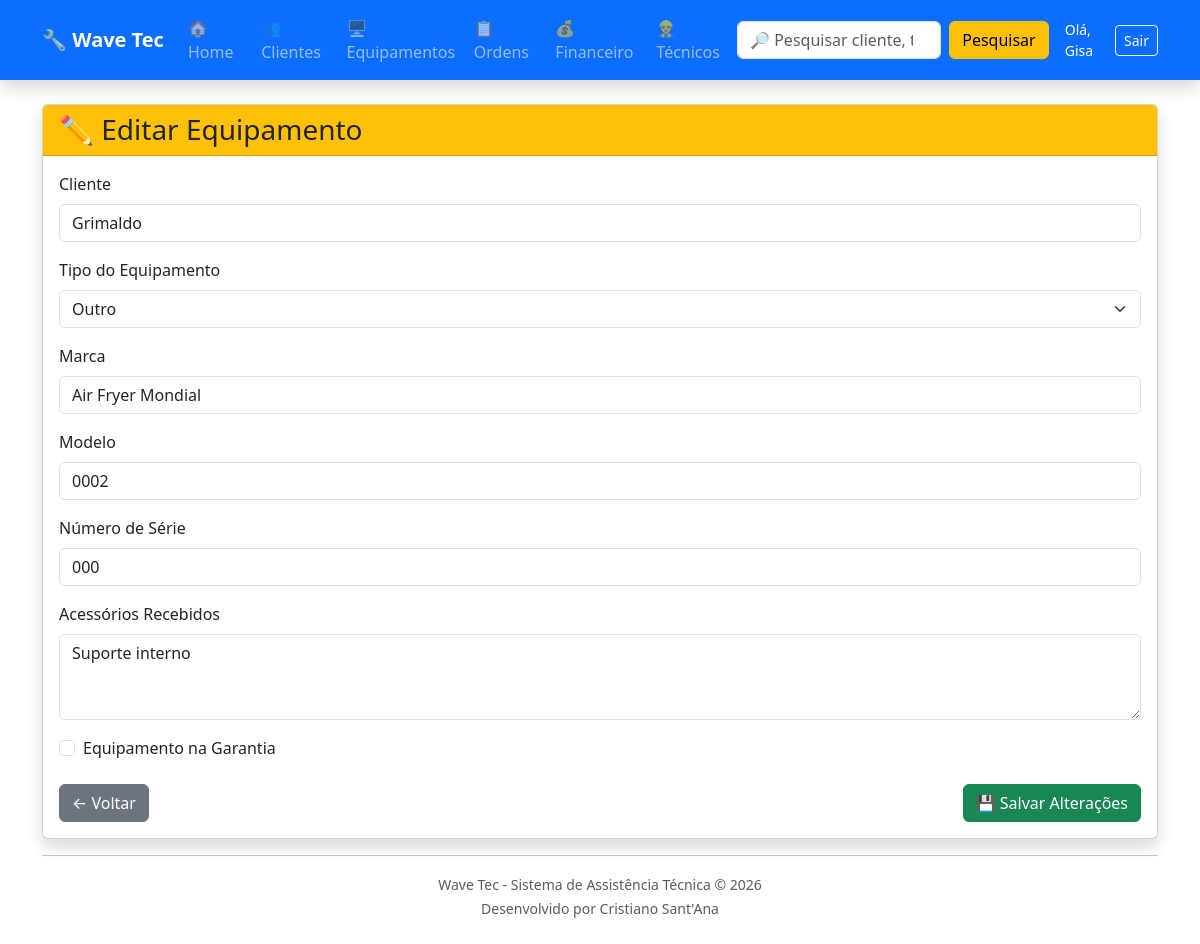
Screenshot of /equipamentos/editar/26/ (signed in) with the database file from the repository.
### equipamentos/models.py (models this page shows, shortened)
class Equipamento(models.Model):
    TIPOS = [
        ("TV", "Televisão"),
        ("NOTE", "Notebook"),
        ("PC", "Computador"),
        ("CEL", "Celular"),
        ("SOM", "Som"),
        ("MICRO", "Micro-ondas"),
        ("OUTRO", "Outro"),
    ]
    cliente = models.ForeignKey(
        Cliente,
        on_delete=models.CASCADE
    )
    tipo = models.CharField(
        max_length=20,
        choices=TIPOS
    )
    marca = models.CharField(
        max_length=50
    )
    modelo = models.CharField(
        max_length=50
    )
    numero_serie = models.CharField(
        max_length=100,
        blank=True
    )
    acessorios = models.TextField(
        blank=True
    )
    garantia = models.BooleanField(
        default=False
    )
    data_entrada = models.DateField(
        auto_now_add=True
    )
    status = models.CharField(
        max_length=30,
        default="Em análise"
    )

### clientes/models.py (models this page shows, shortened)
class Cliente(models.Model):
    nome = models.CharField(max_length=100)
    telefone = models.CharField(max_length=20)
    endereco = models.CharField(max_length=200)

### equipamentos/views.py (the view, shortened to what this page needs)
@login_required
@admin_required
def editar_equipamento(request, equipamento_id):
    equipamento = get_object_or_404(
        Equipamento,
        id=equipamento_id
    )
    return render(
        request,
        "equipamentos/editar_equipamento.html",
        {
            "equipamento": equipamento
        }
    )

### equipamentos/templates/equipamentos/editar_equipamento.html (shortened to what this page needs)
{% extends "base.html" %}
{% block content %}
<div class="card shadow">
    <div class="card-header bg-warning text-dark">
        <h3 class="mb-0">
            ✏️ Editar Equipamento
        </h3>
    </div>
    <div class="card-body">
        <form method="POST">
            <div class="mb-3">
                <label class="form-label">
                    Cliente
                </label>
                <input
                    type="text"
                    class="form-control"
                    value="{{ equipamento.cliente.nome }}"
                    readonly>
            </div>
            <div class="mb-3">
                <label class="form-label">
                    Tipo do Equipamento
                </label>
                <select
                    name="tipo"
                    class="form-select"
                    required>
                    <option value="OUTRO" {% if equipamento.tipo == "OUTRO" %}selected{% endif %}>Outro</option>
                </select>
            </div>
            <div class="mb-3">
                <label class="form-label">
                    Marca
                </label>
                <input
                    type="text"
                    name="marca"
                    class="form-control"
                    value="{{ equipamento.marca }}"
                    required>
            </div>
            <div class="mb-3">
                <label class="form-label">
                    Modelo
                </label>
                <input
                    type="text"
                    name="modelo"
                    class="form-control"
                    value="{{ equipamento.modelo }}">
            </div>
            <div class="mb-3">
                <label class="form-label">
                    Número de Série
                </label>
                <input
                    type="text"
                    name="numero_serie"
                    class="form-control"
                    value="{{ equipamento.numero_serie }}">
            </div>
            <div class="mb-3">
                <label class="form-label">
                    Acessórios Recebidos
                </label>
                <textarea
                    name="acessorios"
                    class="form-control"
                    rows="3">{{ equipamento.acessorios }}</textarea>
            </div>
            <div class="form-check mb-4">
                <input
                    class="form-check-input"
                    type="checkbox"
                    id="garantia"
                    name="garantia"
                    {% if equipamento.garantia %}checked{% endif %}>
                <label
                    class="form-check-label"
                    for="garantia">
                    Equipamento na Garantia
                </label>
            </div>
            <div class="d-flex justify-content-between">
                <a
                    href="{% url 'lista_equipamentos' %}"
                    class="btn btn-secondary">
                    ← Voltar
                </a>
                <button
                    type="submit"
                    class="btn btn-success">
                    💾 Salvar Alterações
                </button>
            </div>
        </form>
    </div>
</div>
{% endblock %}

### templates/base.html (shortened to what this page needs)
<!DOCTYPE html>
<html lang="pt-br">
<head>
    <link href="https://cdn.jsdelivr.net/npm/bootstrap@5.3.7/dist/css/bootstrap.min.css" rel="stylesheet">
</head>
<body>
<nav class="navbar navbar-expand-lg navbar-dark bg-primary shadow">
    <div class="container">
        <a class="navbar-brand fw-bold" href="/">
            🔧 Wave Tec
        </a>
        <div class="collapse navbar-collapse" id="menu">
            <ul class="navbar-nav me-auto">
                <li class="nav-item">
                    <a class="nav-link" href="/">
                        🏠 Home
                    </a>
                </li>
                <li class="nav-item">
                    <a class="nav-link" href="/clientes/">
                    </a>
                </li>
                <li class="nav-item">
                    <a class="nav-link" href="/equipamentos/">
                        🖥 Equipamentos
                    </a>
                </li>
                <li class="nav-item">
                    <a class="nav-link" href="/ordens/">
                        📋 Ordens
                    </a>
                </li>
                <li class="nav-item">
                    <a class="nav-link" href="/financeiro/">
                        💰 Financeiro
                    </a>
                </li>
                {% if user.is_superuser or user.tecnico.perfil == 'ADMIN' %}
                <li class="nav-item">
                    <a class="nav-link" href="/usuarios/">
                        👷 Técnicos
                    </a>
                </li>
                {% endif %}
            </ul>
            <form
                class="d-flex"
                method="GET"
                action="/pesquisa/">
                <input
                    class="form-control me-2"
                    type="search"
                    name="q"
                    placeholder="🔎 Pesquisar cliente, telefone, equipamento..."
                    autocomplete="off">
                <button
                    class="btn btn-warning"
                    type="submit">
                    Pesquisar
                </button>
            </form>
            {% if user.is_authenticated %}
                <div class="d-flex align-items-center gap-2 ms-3 text-white">
                    <span class="small">Olá, {{ user.username }}</span>
                    <form method="post" action="{% url 'logout' %}" class="d-inline">
                        <button type="submit" class="btn btn-outline-light btn-sm">Sair</button>
                    </form>
                </div>
            {% endif %}
        </div>
    </div>
</nav>
<div class="container mt-4">
    {% block content %}
    {% endblock %}
    <hr>
    <div class="text-center text-muted mb-4">
        <small>
            Wave Tec - Sistema de Assistência Técnica © 2026
            <br>
            Desenvolvido por Cristiano Sant'Ana
        </small>
    </div>
</div>
</body>
</html>

### rows the page displays
Equipamento: cliente.nome "Grimaldo", tipo "Outro", marca "Air Fryer Mondial", modelo "0002", numero_serie "000", acessorios "Suporte interno"

### other values shown
{{ user.username }} "Gisa"
